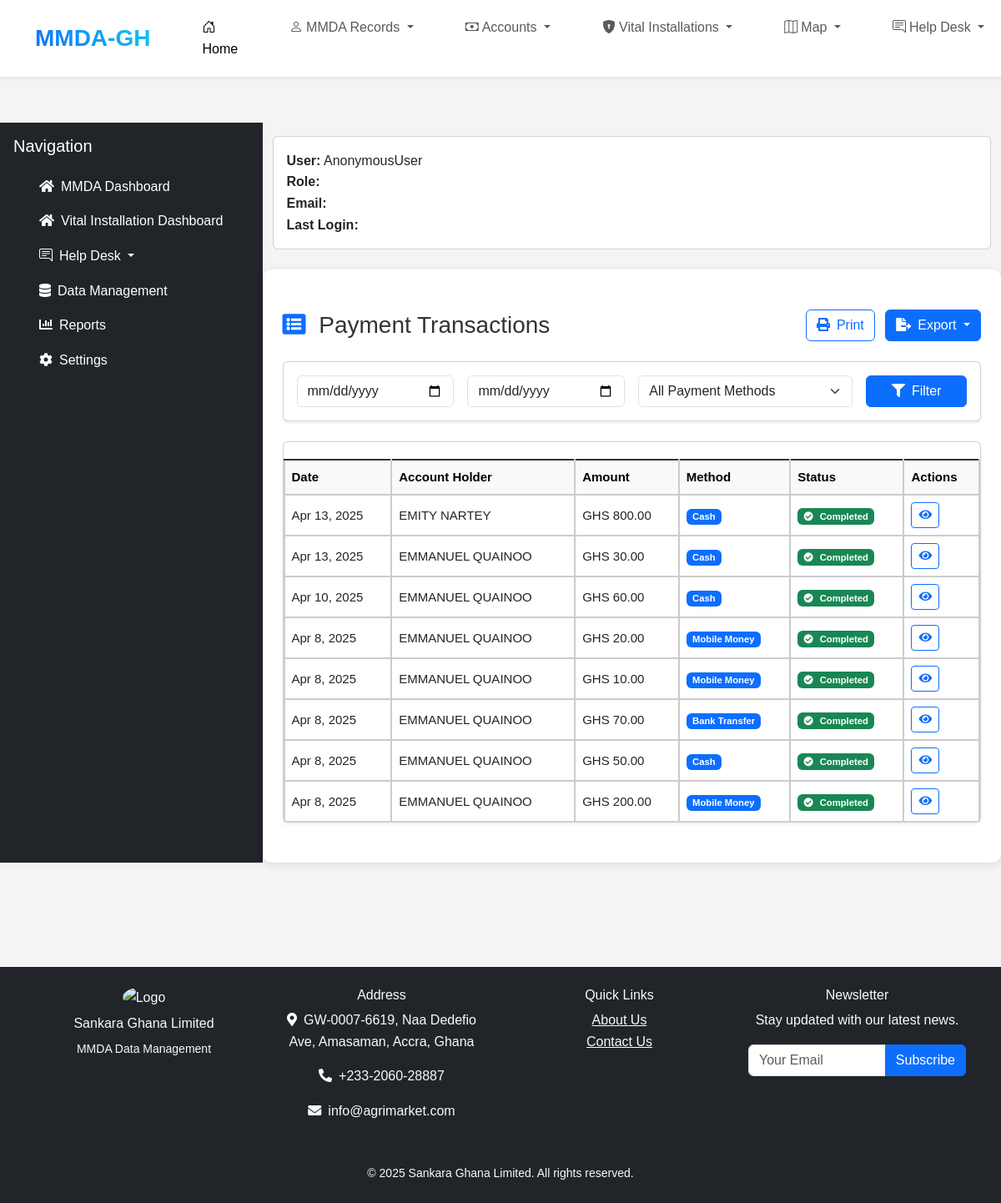
/billing/transactions/, run on an earlier commit of the app's database.
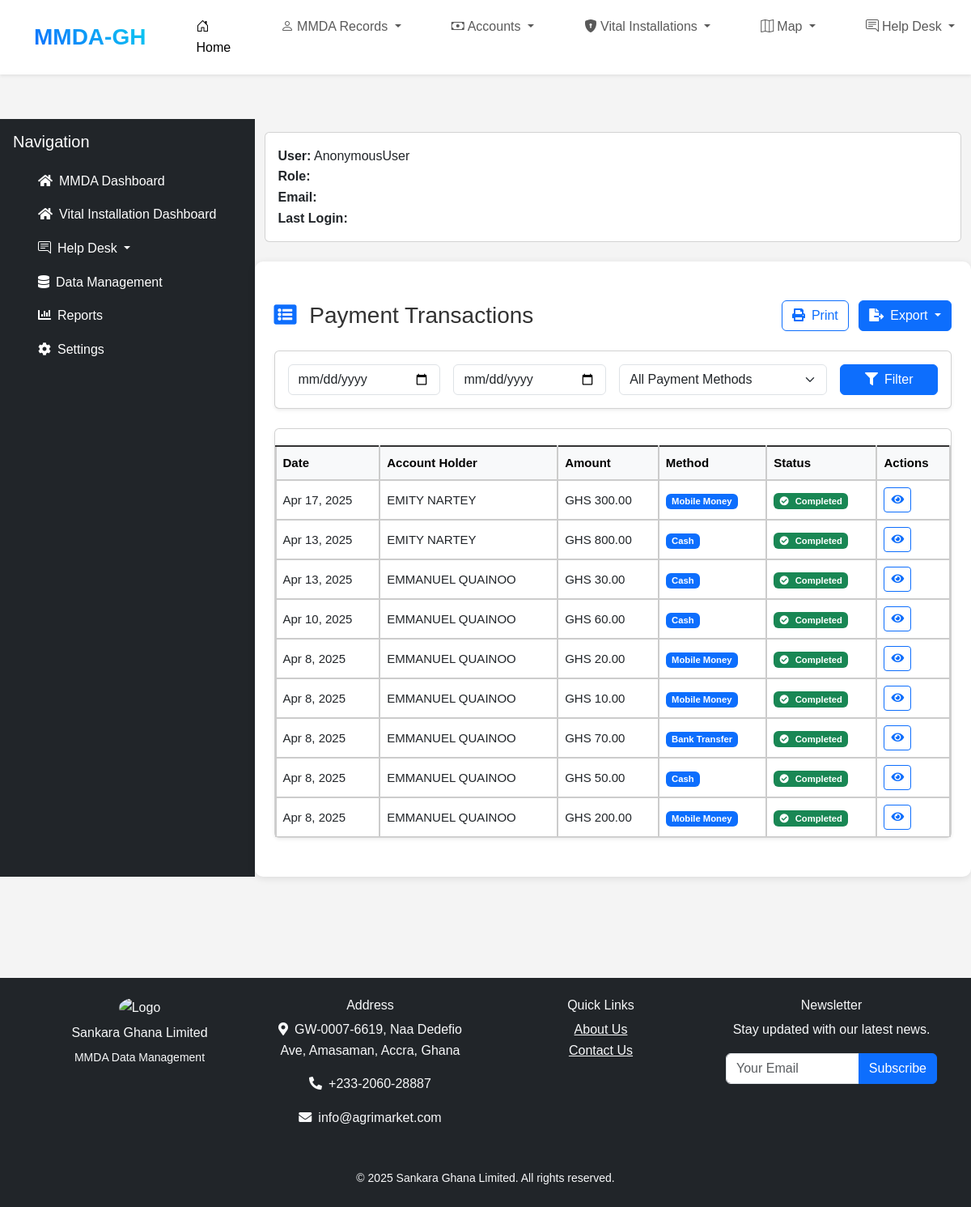
And on a later commit of the database.
### billing/models.py (models this page shows, shortened)
class Payment(models.Model):
    billing = models.ForeignKey(Billing, on_delete=models.CASCADE, related_name="payments")
    amount = models.FloatField(default=0.0)
    payment_date = models.DateTimeField(auto_now_add=True)
    METHOD_CASH = 'cash'
    METHOD_MOBILE = 'mobile_money'
    METHOD_BANK = 'bank_transfer'
    METHOD_CHOICES = [
        (METHOD_CASH, 'Cash'),
        (METHOD_MOBILE, 'Mobile Money'),
        (METHOD_BANK, 'Bank Transfer'),
    ]
    method = models.CharField(
        max_length=20,
        choices=METHOD_CHOICES,
        default=METHOD_CASH
    )
    transaction_id = models.CharField(max_length=20)
    dr_account = models.CharField(max_length=20)  #

class Billing(models.Model):
    PAYMENT_STATUS_CHOICES = [
        ('unpaid', 'Unpaid'),
        ('partly_paid', 'Partly Paid'),
        ('paid', 'Paid'),
    ]
    account = models.ForeignKey(DataCapture, on_delete=models.CASCADE, related_name="bills")
    accounting_year = models.PositiveIntegerField()  # Year of the bill
    brought_forward = models.DecimalField(max_digits=10, decimal_places=2, default=0)  # Previous year's unpaid balance
    mmda = models.ForeignKey(MMDA, on_delete=models.CASCADE, related_name="bills")  # MMDA Reference
    name_mmda = models.CharField(max_length=255)
    ghana_card = models.CharField(max_length=20)
    recipient_name = models.CharField(max_length=255)
    address = models.TextField()
    contact_number = models.CharField(max_length=15)
    gps_address = models.CharField(max_length=255)
    bill_date = models.DateTimeField(default=now)
    amount = models.DecimalField(max_digits=10, decimal_places=2, default=0)   # Current year's bill
    total_due = models.DecimalField(max_digits=10, decimal_places=2, default=0)  # B/F + Current year's bill
    total_paid = models.DecimalField(max_digits=10, decimal_places=2, default=0)  # Total payments
    closing_balance = models.DecimalField(max_digits=10, decimal_places=2, default=0)  # Total due - Total paid
    rooms = models.IntegerField(default=1)
    created_at = models.DateTimeField(auto_now_add=True)
    updated_at = models.DateTimeField(auto_now=True)
    payment_status = models.CharField(max_length=15, choices=PAYMENT_STATUS_CHOICES, default='unpaid')
    payment_option = models.CharField(max_length=50, choices=[('full', 'Full'), ('installments', 'Installments')])
    customer = models.ForeignKey(User, on_delete=models.SET_NULL, null=True, blank=True)
    def __init__(self, *args, **kwargs):
        super().__init__(*args, **kwargs)
        self._updating_payment_status = False  # Initialize the flag in the constructor

### billing/views.py (the view)
# urls.py: path('transactions/', views.TransactionListView.as_view(), name='transaction-list'),
class TransactionListView(ListView):
    model = Payment
    template_name = 'billing/transaction_list.html'
    context_object_name = 'payments'
    paginate_by = 20
    def get_queryset(self):
        return Payment.objects.select_related('billing').order_by('-payment_date')

### billing/templates/billing/transaction_list.html (shortened to what this page needs)
{% extends 'base.html' %}
{% block content %}
<div class="container py-4">
    <div class="d-flex justify-content-between align-items-center mb-4">
        <h1 class="h3 mb-0">
            <i class="fas fa-list-alt me-2 text-primary"></i>
            Payment Transactions
        </h1>
        <div>
            <button onclick="window.print()" class="btn btn-outline-primary me-2">
                <i class="fas fa-print me-2"></i>Print
            </button>
            <div class="btn-group">
                <button type="button" class="btn btn-primary dropdown-toggle" data-bs-toggle="dropdown">
                    <i class="fas fa-file-export me-2"></i>Export
                </button>
            </div>
        </div>
    </div>
    <div class="card shadow-sm mb-4">
        <div class="card-body">
            <form method="get" class="row g-3">
                <div class="col-md-3">
                    <input type="date" class="form-control" name="start_date"
                           value="{{ request.GET.start_date }}">
                </div>
                <div class="col-md-3">
                    <input type="date" class="form-control" name="end_date"
                           value="{{ request.GET.end_date }}">
                </div>
                <div class="col-md-4">
                    <select class="form-select" name="method">
                        <option value="">All Payment Methods</option>
                    </select>
                </div>
                <div class="col-md-2">
                    <button type="submit" class="btn btn-primary w-100">
                        <i class="fas fa-filter me-2"></i>Filter
                    </button>
                </div>
            </form>
        </div>
    </div>
    <div class="card shadow-sm">
        <div class="card-body p-0">
            <div class="table-responsive">
                <table class="table table-hover align-middle mb-0">
                    <thead class="table-light">
                        <tr>
                            <th class="sortable" data-sort="payment_date">Date</th>
                            <th class="sortable" data-sort="billing__recipient_name">Account Holder</th>
                            <th class="sortable" data-sort="amount">Amount</th>
                            <th class="sortable" data-sort="method">Method</th>
                            <th>Status</th>
                            <th>Actions</th>
                        </tr>
                    </thead>
                    <tbody>
                        {% for payment in payments %}
                        <tr class="clickable-row" data-href="{% url 'payment-detail' payment.id %}">
                            <td>{{ payment.payment_date|date:"M j, Y" }}</td>
                            <td>{{ payment.billing.recipient_name }}</td>
                            <td>GHS {{ payment.amount|floatformat:2 }}</td>
                            <td>
                                <span class="badge bg-primary">
                                    {{ payment.get_method_display }}
                                </span>
                            </td>
                            <td>
                                <span class="badge bg-success">
                                    <i class="fas fa-check-circle me-2"></i>Completed
                                </span>
                            </td>
                            <td>
                                <a href="{% url 'payment-detail' payment.id %}"
                                   class="btn btn-sm btn-outline-primary">
                                    <i class="fas fa-eye"></i>
                                </a>
                            </td>
                        </tr>
                        {% endfor %}
                    </tbody>
                </table>
            </div>
        </div>
    </div>
</div>
{% endblock %}

What changed in the data, as far as the page shows it:
added Payment: payment_date "Apr 17, 2025", billing.recipient_name "EMITY NARTEY", amount "300.00", method "Mobile Money"
